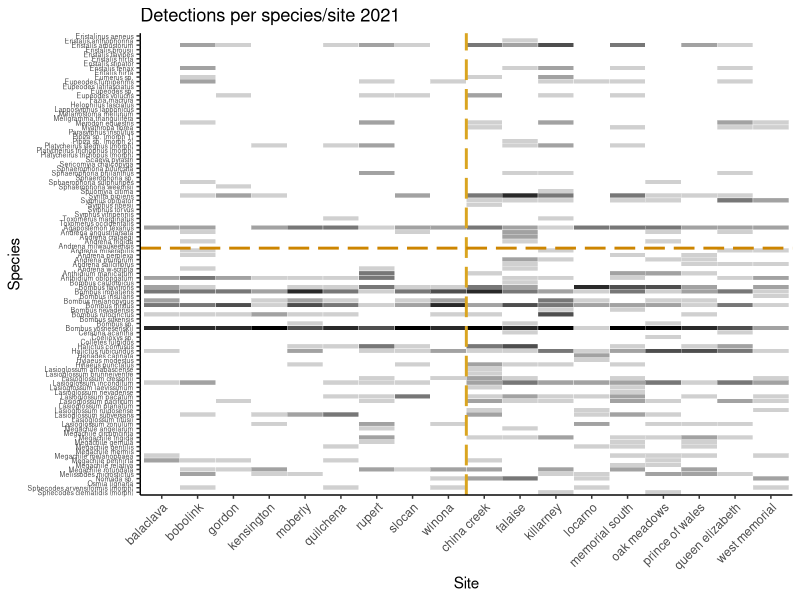
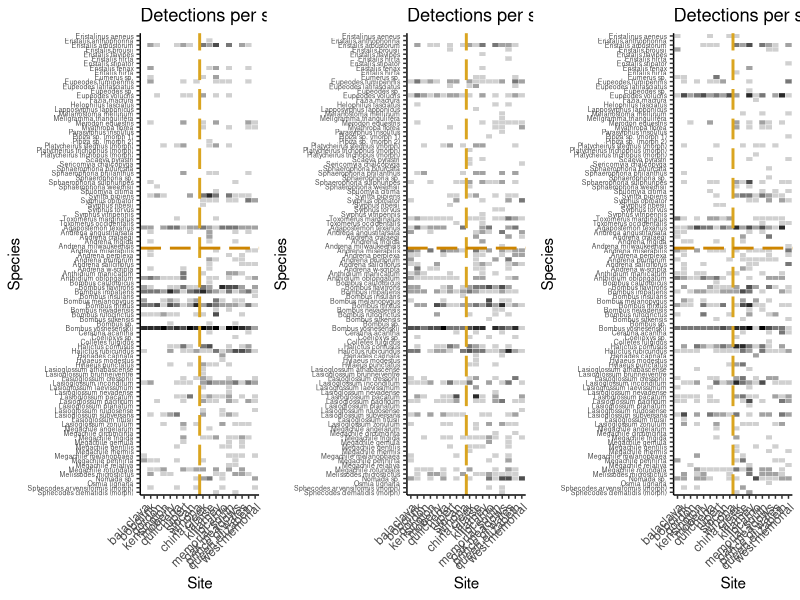

Reproduce these figures in R, in order.
library(reshape2)
library(tidyverse)

max_unique_detections = 500 # can lower this to filter off the top if too many species to plot in one page
min_unique_detections = 1

# read data
mydata <- read.csv("./data/pollinator_data.csv")

# perform some initial filters on the unfinished prelim data
mydata_filtered <- mydata %>% 
  
  # Filter by CLADE. 
  # NA's are specimens that haven't been identified yet. 
  # There are also specimens labelled "Other" if we collected them but they were not bees or hoverflies
  filter(CLADE %in% c("Anthophila", "Syrphidae")) %>%
  
  # Filter by SPECIES
  # Remove honeybees from our preliminary analysis
  filter(!SPECIES %in% c("Apis mellifera","undetermined", "undetermined/unconfirmed ID"))  %>%
  
  # Reduce sampling rounds in year 1 by 1 (they start at 2 since we did a weird prelim survey first)
  mutate(SAMPLING_ROUND = as.integer(ifelse(YEAR==1, as.integer(SAMPLING_ROUND) - 1, as.integer(SAMPLING_ROUND)))) 
#%>%
  
  #filter(is.na(NO_ID_RESOLUTION))



## --------------------------------------------------
## Transform into detection non detection data

df <- mydata_filtered %>%
  
  # convert to binary detections
  group_by(SPECIES, SITE, YEAR, SAMPLING_ROUND) %>%
  slice(1) %>%
  ungroup() %>%
  
  # remove species detected on < 2 unique occassions
  group_by(SPECIES) %>%
  add_tally() %>%
  rename(unique_detections = n) %>%
  filter(unique_detections >= min_unique_detections) %>%
  filter(unique_detections < max_unique_detections) %>%
  ungroup() %>%
  
  # change SITE to factor for left_join with HABITAT_CATEGORY created below
  mutate(SITE = as.factor(SITE))

## Get unique species and sites
# create an alphabetized list of all species encountered across all sites*intervals*visits
species_list <- df %>%
  group_by(SPECIES) %>%
  slice(1) %>% # take one row per species (the name of each species)
  ungroup() %>%
  select(SPECIES) # extract species names column as vector

# create an alphabetized list of all sites
site_list <- df %>%
  group_by(SITE) %>%
  slice(1) %>% # take one row per species (the name of each species)
  ungroup() %>%
  select(SITE)

# get vectors of species, sites, intervals, and visits 
species_vector <- species_list %>%
  pull(SPECIES)

site_vector <- site_list %>%
  pull(SITE)

year_vector <- as.vector(levels(as.factor(df$YEAR)))

visit_vector <- as.vector(levels(as.factor(df$SAMPLING_ROUND)))

# find study dimensions from the pooled data
n_species <- length(species_vector)

n_sites <- length(site_vector)

n_years <- length(levels(as.factor(df$YEAR)))

n_visits <- length(levels(as.factor(df$SAMPLING_ROUND)))


# add habitat_category of sites
# make a new dataframe with site names and cats
SITE <- levels(as.factor(df$SITE))
HABITAT_CATEGORY <- c(0,0,1,1,0,0,1,1,1, # 9 mowed sites 
                      0,1,1,1,0,0,0,1,0) # and 9 meadow sites

habitats_df <- as.data.frame(cbind(SITE, HABITAT_CATEGORY, seq(1:n_sites)))

# join HABITAT_CATEGORY of sites with df by SITE
df_joined <- left_join(df, habitats_df, by = "SITE")



## --------------------------------------------------
## Now we are ready to create the detection matrix, V

## --------------------------------------------------
## Now we are ready to create the detection matrix, V

df_joined <- df_joined %>%
  mutate(y = 1) %>%
  arrange(SAMPLING_ROUND, YEAR, SITE, SPECIES) %>% # arrange opposite to array fill 
  # need numeric versions of species, site, year, and visit
  mutate(SPECIES_numeric = as.numeric(as.factor(SPECIES)),
         SITE_numeric = as.numeric(as.factor(SITE)),
         YEAR_numeric = as.numeric(as.factor(YEAR)),
         SAMPLING_ROUND_numeric = as.numeric(as.factor(SAMPLING_ROUND)))

# prepare array and prefill with NA's
V <- array(data = 0, dim = c(n_species, n_sites, n_years, n_visits))

# fill array with detection / nondetection data
for(i in 1:nrow(df_joined)){
  V[df_joined$SPECIES_numeric[i], df_joined$SITE_numeric[i], 
    df_joined$YEAR_numeric[i], df_joined$SAMPLING_ROUND_numeric[i]] <- df_joined$y[i]
}

array_fill_check <- sum(V) - nrow(df_joined) # quick check that they're identical # should be 0

if(array_fill_check != 0){
  print("WARNING: filled array is inconsistent with number of detections in the 2D datasheet!")
}

# visualize the real detection matrix (number of detections per species/site/year)
V2 <- array(data = 0, dim = c(n_species, n_sites, n_years))

for(i in 1:n_species){
  for(j in 1:n_sites){
    for(k in 1:n_years){
      V2[i,j,k] = sum(V[i,j,k,1:n_visits])
    }
  }
}

habitats_df <- habitats_df %>%
  rename("site" = "V3") %>%
  mutate(site = as.integer(site))

clades <- df %>%
  select(CLADE, SPECIES) %>%
  group_by(CLADE, SPECIES) %>%
  slice(1)

species_list <- species_list %>%
  mutate("species" = seq(1:nrow(.))) %>%
  left_join(., clades)

df_melted_year1 <- melt(V2[1:n_species,1:n_sites,1])
colnames(df_melted_year1)[1] <- "species"
colnames(df_melted_year1)[2] <- "site"
colnames(df_melted_year1)[3] <- "detections"
df_melted_year1 <- left_join(df_melted_year1, habitats_df) %>%
  left_join(., species_list) %>%
  mutate(SITE = fct_reorder(SITE, (as.integer(HABITAT_CATEGORY))))

df_melted_year2 <- melt(V2[1:n_species,1:n_sites,2])
colnames(df_melted_year2)[1] <- "species"
colnames(df_melted_year2)[2] <- "site"
colnames(df_melted_year2)[3] <- "detections"
df_melted_year2 <- left_join(df_melted_year2, habitats_df) %>%
  left_join(., species_list) %>%
  mutate(SITE = fct_reorder(SITE, (as.integer(HABITAT_CATEGORY))))

df_melted_year3 <- melt(V2[1:n_species,1:n_sites,3])
colnames(df_melted_year3)[1] <- "species"
colnames(df_melted_year3)[2] <- "site"
colnames(df_melted_year3)[3] <- "detections"
df_melted_year3 <- left_join(df_melted_year3, habitats_df) %>%
  left_join(., species_list) %>%
  mutate(SITE = fct_reorder(SITE, (as.integer(HABITAT_CATEGORY))))

# hline depends on number of species, for min 1 detection right now is 51.5

detections_heatmap_plot_year1 <-
  ggplot(df_melted_year1, aes(SITE, fct_rev((fct_reorder(SPECIES, desc(CLADE)))))) +
                              #fct_reorder(SPECIES, desc(SPECIES)))) +
  geom_tile(aes(fill = detections), colour = "white") +
  scale_fill_gradient(low = "white", high = "black") +
  labs(x = "Site", y = "Species") +
  theme_bw() +
  geom_vline(xintercept = 9.5, linewidth = 1, colour="goldenrod", linetype = "longdash") +
  geom_hline(yintercept = 54.5, linewidth = 1, colour="orange3", linetype = "longdash") +
  theme(#legend.position = "bottom",
        legend.position = "none",
        axis.text.x = element_text(angle = 45, hjust=1),
        axis.text.y = element_text(size=5),
        panel.border = element_blank(), panel.grid.major = element_blank(),
        panel.grid.minor = element_blank(), axis.line = element_line(colour = "black")) +
  ggtitle("Detections per species/site 2021")

plot(detections_heatmap_plot_year1)

detections_heatmap_plot_year2 <-
  ggplot(df_melted_year2, aes(SITE, fct_rev((fct_reorder(SPECIES, desc(CLADE)))))) +
  #fct_reorder(SPECIES, desc(SPECIES)))) +
  geom_tile(aes(fill = detections), colour = "white") +
  scale_fill_gradient(low = "white", high = "black") +
  labs(x = "Site", y = "Species") +
  theme_bw() +
  geom_vline(xintercept = 9.5, linewidth = 1, colour="goldenrod", linetype = "longdash") +
  geom_hline(yintercept = 54.5, linewidth = 1, colour="orange3", linetype = "longdash") +
  theme(legend.position = "none",
        axis.text.x = element_text(angle = 45, hjust=1),
        axis.text.y = element_text(size=5),
        panel.border = element_blank(), panel.grid.major = element_blank(),
        panel.grid.minor = element_blank(), axis.line = element_line(colour = "black")) +
  ggtitle("Detections per species/site 2022")

detections_heatmap_plot_year3 <-
  ggplot(df_melted_year3, aes(SITE, fct_rev((fct_reorder(SPECIES, desc(CLADE)))))) +
  #fct_reorder(SPECIES, desc(SPECIES)))) +
  geom_tile(aes(fill = detections), colour = "white") +
  scale_fill_gradient(low = "white", high = "black") +
  labs(x = "Site", y = "Species") +
  theme_bw() +
  geom_vline(xintercept = 9.5, linewidth = 1, colour="goldenrod", linetype = "longdash") +
  geom_hline(yintercept = 54.5, linewidth = 1, colour="orange3", linetype = "longdash") +
  theme(legend.position = "none",
        axis.text.x = element_text(angle = 45, hjust=1),
        axis.text.y = element_text(size=5),
        panel.border = element_blank(), panel.grid.major = element_blank(),
        panel.grid.minor = element_blank(), axis.line = element_line(colour = "black")) +
  ggtitle("Detections per species/site 2023")

gridExtra::grid.arrange(
  detections_heatmap_plot_year1, detections_heatmap_plot_year2, detections_heatmap_plot_year3,
  nrow=1)

